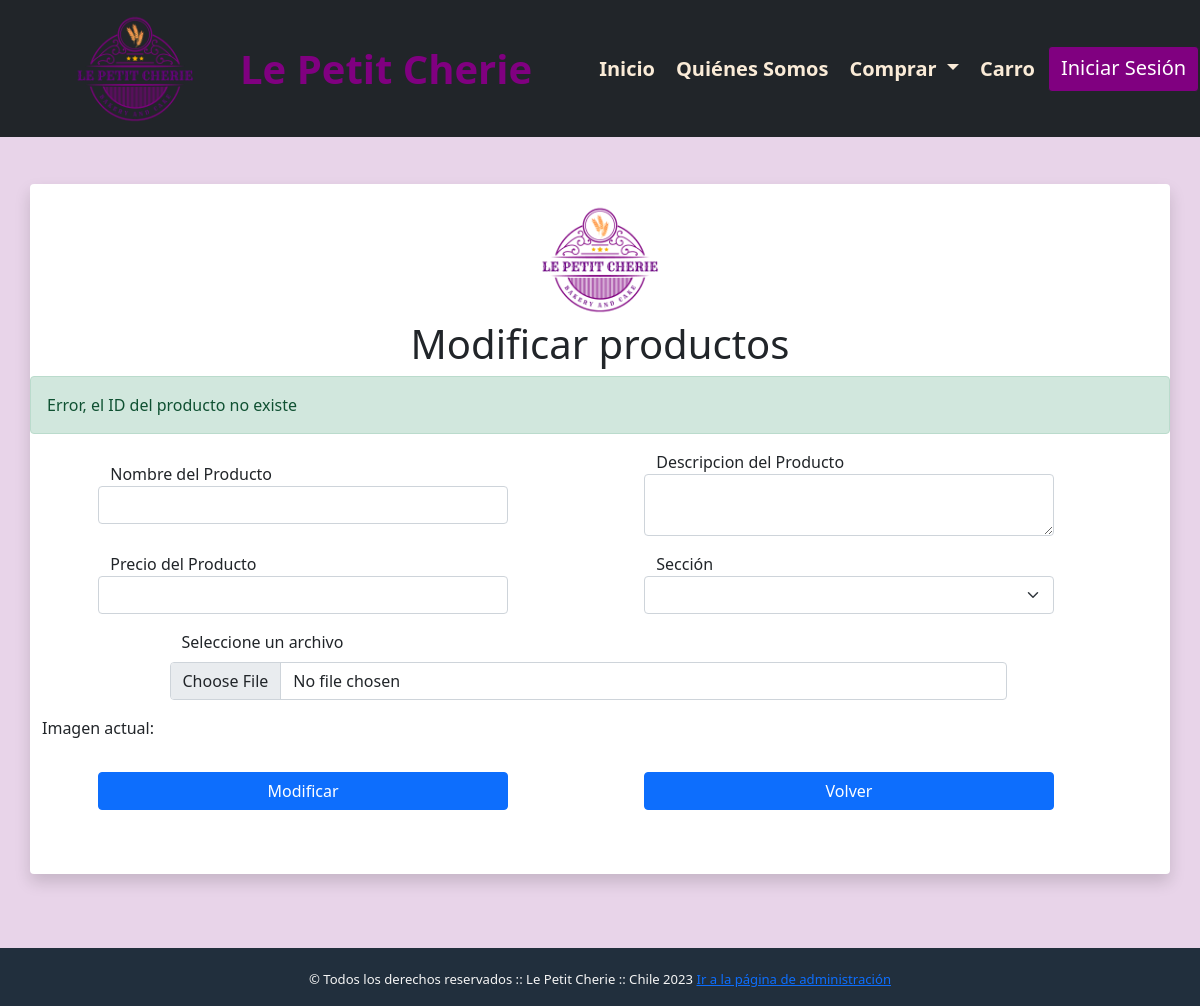
The app's page /modificarProducto/53/, older data.
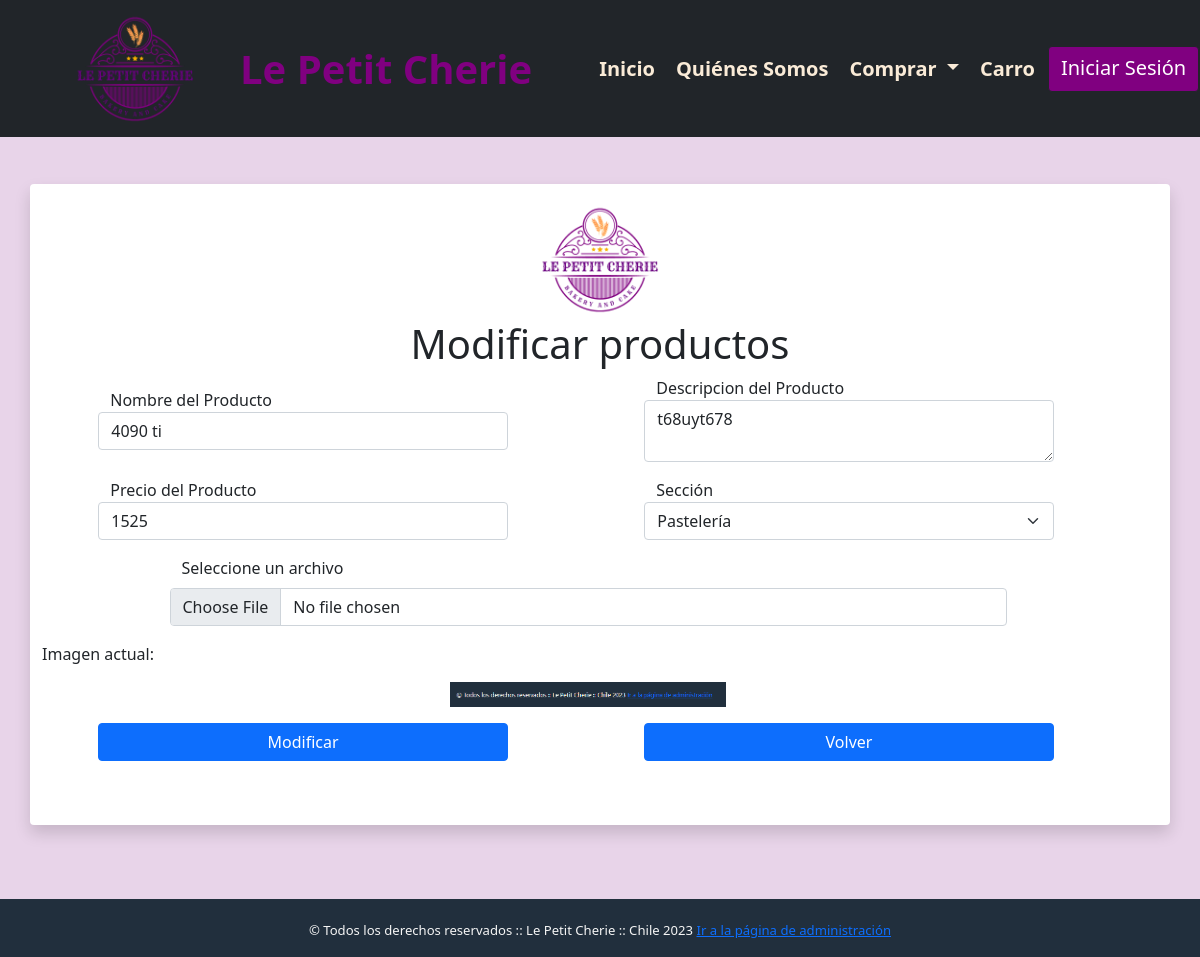
The same page, newer data.
### tienda/models.py (models this page shows, shortened)
class Producto(models.Model):
    id_producto      = models.AutoField(primary_key=True)
    nombre_producto  = models.CharField(max_length=30)
    descripcion_prod = models.CharField(max_length=1000)
    valor_prod       = models.IntegerField(blank=False, null=False)
    imagen_prod      = models.ImageField(upload_to='img/', blank=False, null=False)
    id_tipo_producto = models.ForeignKey('tipoProducto', on_delete=models.CASCADE, db_column='idTipoProducto')

class TipoProducto(models.Model):
    id_tipo_producto  = models.AutoField(db_column='idTipoProducto', primary_key=True)
    tipoProducto      = models.CharField(max_length=20, blank=False, null=False)
    def __str__(self):
        return str(self.tipoProducto)

### tienda/views.py (the view)
# urls.py: path('modificarProducto/<int:pk>/', modificarProducto, name='modificarProducto'),
def modificarProducto(request, pk):
    if request.method == "POST":
        idProducto = request.POST.get("id_producto")
        nombreProducto = request.POST.get("Nombre_producto")
        descripcionProducto = request.POST.get("Descripcion_producto")
        precioProducto = request.POST.get("Precio")
        tipoProductoID = request.POST.get("Seccion")
        imagen = request.FILES.get("formFile")
        objtipoProducto = TipoProducto.objects.get(id_tipo_producto=tipoProductoID)
        try:
            producto = Producto.objects.get(id_producto=idProducto)
        except Producto.DoesNotExist:
            context = {'mensaje': 'Error, el ID del producto no existe'}
            return render(request, 'html/editar.html', context)
        producto.nombre_producto = nombreProducto
        producto.descripcion_prod = descripcionProducto
        producto.valor_prod = precioProducto
        producto.id_tipo_producto = objtipoProducto
        if imagen:
            producto.imagen_prod = imagen
        producto.save()
        context = {
            'mensaje': 'OK, datos actualizados con éxito',
            'tipoProducto': producto.id_tipo_producto,
            'producto': producto
        }
        return render(request, 'html/editar.html', context)
    else:
        if pk:
            try:
                producto = Producto.objects.get(id_producto=pk)
                tipoProductos = TipoProducto.objects.all()
                context = {'producto': producto, 'tipo_producto': tipoProductos}
                return render(request, 'html/editar.html', context)
            except Producto.DoesNotExist:
                context = {'mensaje': 'Error, el ID del producto no existe'}
                return render(request, 'html/editar.html', context)
        else:
            context = {'mensaje': 'Error, el ID del producto no existe'}
            return render(request, 'html/editar.html', context)

### carro/context_processor.py (called while the page is built)
def valor_total_carro(request):
    total=0
    if 'carro' in request.session:
        for key, value in request.session["carro"].items():
            total = total + (int(value["precio"]) * value["cantidad"])
    return {"valor_total_carro":total}

### tienda/templates/html/editar.html (shortened to what this page needs)
{% load static %}
<!DOCTYPE html>
<html lang="en">
<head>
  <link rel="stylesheet" href="{% static 'css/styles.css' %}">
  <link href="https://cdn.jsdelivr.net/npm/bootstrap@5.0.2/dist/css/bootstrap.min.css" rel="stylesheet"
>
</head>
<body class="body-background2">
  <header class="header-visible">
    <nav class="navbar navbar-expand-lg navbar-dark fixed-top bg-dark ">
      <div class="container col-12">
        <div class="container col-xs-12 col-sm-2 col-md-3 col-lg-2 col-xl-2 col-xxl-2 text-center">
          <img src="{%static 'img/Le petit emma.png' %}" alt="logo petit cherie" width="120" height="120"
            class="d-inline-block align-text-top">
        </div>
        <div
          class="container col-xs-12-text-center col-sm-10-text-center col-md-9-text-center col-lg-3-blockquote col-xl-3-blockquote col-xxl-3-blockquote text-center">
          <a class="navbar-brand fw-bold" href="{% url 'index' %}">Le Petit Cherie</a>
        </div>
        <div class="container col-xs-12 col-sm-12 col-md-12 col-lg-6 col-xl-7 col-xxl-7 text-center">
          <div class="collapse navbar-collapse" id="navbarSupportedContent">
            <ul class="navbar-nav ms-auto mb-2 mb-lg-0 fw-bold">
              <li class="nav-item">
                <a class="nav-link" href="{% url 'index' %}"> Inicio </a>
              </li>
              <li class="nav-item">
                <a class="nav-link" href="{% url 'quienesSomos' %}"> Quiénes Somos </a>
              </li>
              <li class="nav-item dropdown">
                <a class="nav-link dropdown-toggle" href="{% url 'tienda' %}" id="navbarDropdown" role="button"
                  data-bs-toggle="dropdown" aria-expanded="false">
                  Comprar
                </a>
              </li>
              <li class="nav-item">
                <a class="nav-link" href="{% url 'carrito' %}">Carro</a>
              </li>
              <a href="{% url 'login' %}" class="btn btn-dark" tabindex="-1" role="button" aria-disabled="true">Iniciar
                Sesión</a>
            </ul>
          </div>
        </div>
      </div>
    </nav>
  </header>
  <section style="margin-bottom: 60px;">
    <form id="formaReg" class="mx-auto" action="{% url 'modificarProducto' pk=producto.id_producto %}" method="POST"
      enctype="multipart/form-data">
      <div class="container w-100 mt-5 bg-white rounded shadow" id="divFormaReg">
        <div class="row align-items-center">
          <div class="text-center mt-3">
            <img src="{% static 'img/Le petit emma.png' %}" width="120" alt="imagenLogo">
          </div>
          <h1 class="text-center mx-auto">Modificar productos</h1>
          {% if mensaje %}
          <div class="alert alert-success" role="alert">
            {{ mensaje }}
          </div>
          {% endif %}
          <div class="row col-xs-12 col-sm-12 col-md-12 col-lg-6 col-xl-6 col-xxl-6 mb-3 justify-content-center">
            <label class="w-75">Nombre del Producto</label>
            <input class="w-75 form-control" type="text" name="Nombre_producto" id="productoReg"
              value="{{ producto.nombre_producto }}">
          </div>
          <div class="row col-xs-12 col-sm-12 col-md-12 col-lg-6 col-xl-6 col-xxl-6 mb-3 justify-content-center">
            <label class="w-75">Descripcion del Producto</label>
            <textarea class="w-75 form-control" type="text" name="Descripcion_producto" id="descripcionReg"
              placeholder="">{{ producto.descripcion_prod }}</textarea>
          </div>
          <div class="row col-xs-12 col-sm-12 col-md-12 col-lg-6 col-xl-6 col-xxl-6 mb-3 justify-content-center">
            <label class="w-75">Precio del Producto</label>
            <input class="w-75 form-control text-start" type="text" name="Precio" id="precioReg"
              value="{{ producto.valor_prod }}">
          </div>
          <div class="row col-xs-12 col-sm-12 col-md-12 col-lg-6 col-xl-6 col-xxl-6 mb-3 justify-content-center">
            <label class="w-75">Sección</label>
            <select class="form-select w-75 text-start" name="Seccion" id="seccion">
              <option value="{{ producto.id_tipo_producto.id_tipo_producto }}" selected>{{ producto.id_tipo_producto }}
              </option>
            </select>
          </div>
          <div class="row col-xs-12 col-sm-12 col-md-12 col-lg-12 col-xl-12 col-xxl-12 mb-3 justify-content-center">
            <label for="formFile" class="w-75 form-label">Seleccione un archivo</label>
            <input class="form-control w-75" type="file" name="formFile" id="formFile"
              value="{{ producto.imagen_prod }}">
          </div>
          <div class="row col-xs-12 col-sm-12 col-md-12 col-lg-12 col-xl-12 col-xxl-12 mb-3 justify-content-center">
            <label>Imagen actual:</label>
          </div>
          <div class="row col-xs-12 col-sm-12 col-md-12 col-lg-12 col-xl-12 col-xxl-12 mb-3 justify-content-center">
            <img src="{{ producto.imagen_prod.url }}" alt="{{ producto.nombre_producto }}"
              style="max-width: 300px; max-height: 300px;">
          </div>
          <div class="row col-xs-12 col-sm-12 col-md-12 col-lg-6 col-xl-6 col-xxl-6 mb-3 justify-content-center">
            <button class="btn btn-primary w-75 mb-5" id="botonCompletarReg" type="submit">Modificar</button>
          </div>
          <div class="row col-xs-12 col-sm-12 col-md-12 col-lg-6 col-xl-6 col-xxl-6 mb-3 justify-content-center">
            <a class="btn btn-primary w-75 mb-5" id="botonBorrarReg" type="button" href="{% url 'administracion' %}">Volver</a>
          </div>
        </div>
      </div>
    </form>
  </section>
  <br><br><br>
  <footer class="fixed-bottom" style="display:grid; width:100%; align-self: baseline;">
    <div class="container">
      <br>
      <p class="small">&copy; Todos los derechos reservados :: Le Petit Cherie :: Chile 2023
        <a href="{% url 'administracion' %}">Ir a la página de administración</a>
      </p>
    </div>
  </footer>
</body>
</html>

### tienda/static/css/styles.css (style rules this page uses)
.navbar-dark .navbar-nav .nav-link { color:antiquewhite !important; font-size:20px; }
body { background-color: rgb(232, 212, 233); }
.body-background2 { background-color:rgb(232, 212, 233); }
footer { padding: 0% !important; margin: 0% !important; text-align: center; background-color:#212F3D; color: whitesmoke; font-size: 15px; }
.navbar-dark .navbar-brand { color: purple !important; font-size: 40px; }
.nav-item { padding-right: 5px; }
.header-visible { height: 10%; min-height: 136px; --background-image: url(../img/carrusel1.jpg); }
.btn-dark { font-size: 20px !important; color: white !important; background-color: purple !important; }

Row changes from the older to the newer data that the page shows:
added Producto: Nombre_producto "4090 ti", Descripcion_producto "t68uyt678", Precio "1525", Seccion "Pastelería", imagen_prod (picture)
Text that changed along with them:
{{ mensaje }}: "Error, el ID del producto no existe" → (not shown)
